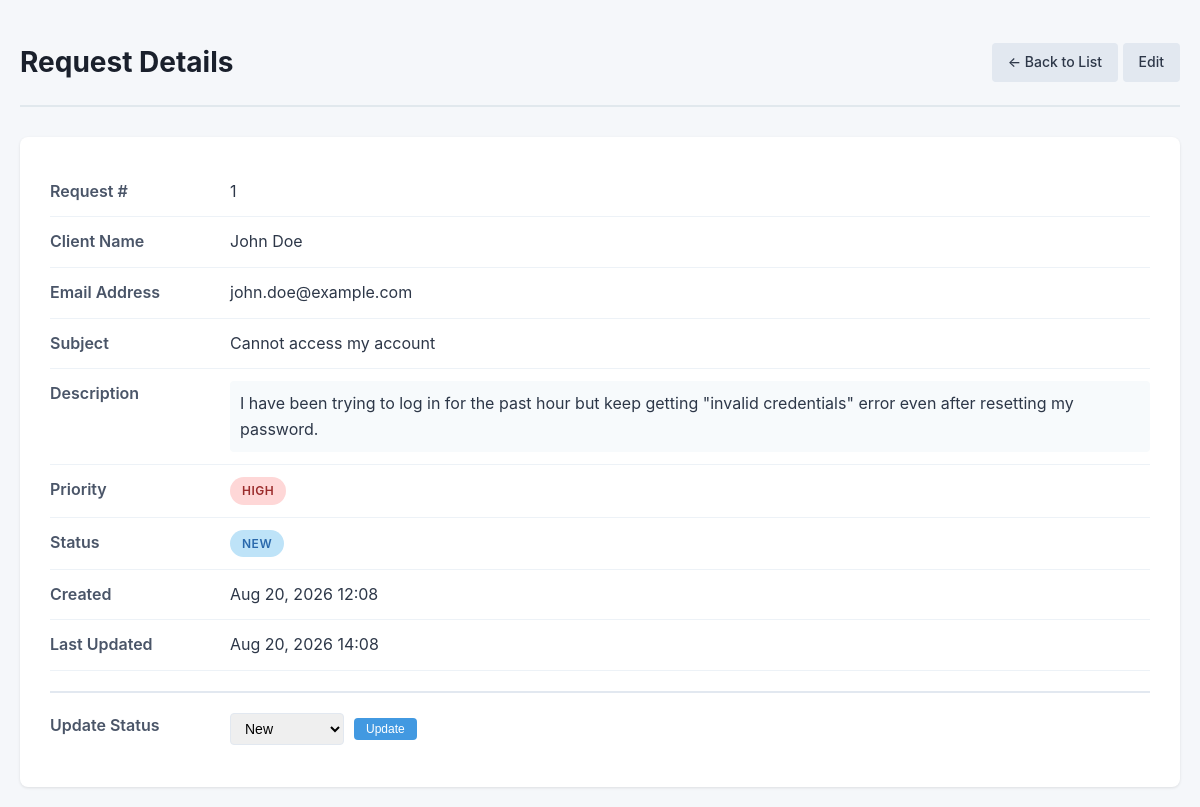
Page /view.php?id=1 on the committed database.
### tables this page shows
CREATE TABLE IF NOT EXISTS requests (
    id INT AUTO_INCREMENT PRIMARY KEY,
    fullname VARCHAR(100) NOT NULL,
    email VARCHAR(255) NOT NULL,
    subject VARCHAR(255) NOT NULL,
    description TEXT NOT NULL,
    priority ENUM('low', 'normal', 'high') NOT NULL DEFAULT 'normal',
    status ENUM('new', 'in_progress', 'closed') NOT NULL DEFAULT 'new',
    created_at TIMESTAMP DEFAULT CURRENT_TIMESTAMP,
    updated_at TIMESTAMP DEFAULT CURRENT_TIMESTAMP ON UPDATE CURRENT_TIMESTAMP,
    INDEX idx_status (status),
    INDEX idx_priority (priority),
    INDEX idx_email (email),
    INDEX idx_name (fullname)
);

### includes/Database.php (called while the page is built, shortened)
<?php
class Database {
    private static $instance = null;
    private $connection;
    private function __construct() {
            $configPath = __DIR__ . '/../config/database.php';
        $config = require_once $configPath;
        try {
            $dsn = sprintf(
                'mysql:host=%s;port=%s;dbname=%s;charset=%s',
                $config['host'],
                $config['port'] ?? '3306',
                $config['database'],
                $config['charset']
            );
            $this->connection = new PDO(
                $dsn,
                $config['username'],
                $config['password'],
                [
                    PDO::ATTR_ERRMODE => PDO::ERRMODE_EXCEPTION,
                    PDO::ATTR_DEFAULT_FETCH_MODE => PDO::FETCH_ASSOC,
                    PDO::ATTR_EMULATE_PREPARES => false,
                    PDO::MYSQL_ATTR_INIT_COMMAND => "SET NAMES utf8"
                ]
            );
        } catch (PDOException $e) {
            die('Database connection failed: ' . $e->getMessage());
        }
    }
    public static function getInstance() {
        if (self::$instance === null) {
            self::$instance = new self();
        }
        return self::$instance;
    }
    public function getConnection() {
        return $this->connection;
    }
}

### config/database.php (called while the page is built)
<?php
$host = getenv('MYSQL_HOST') ?: 'localhost';
$port = getenv('MYSQL_PORT') ?: '3306';
$database = getenv('MYSQL_DATABASE') ?: 'request_system';
$username = getenv('MYSQL_USER') ?: 'root';
$password = getenv('MYSQL_PASSWORD') ?: '';
return [
    'host' => $host,
    'port' => $port,
    'database' => $database,
    'username' => $username,
    'password' => $password,
    'charset' => 'utf8'
];

### includes/Request.php (called while the page is built, shortened)
<?php
require_once __DIR__ . '/Database.php';
class Request {
    private $db;
    public function __construct() {
        $this->db = Database::getInstance()->getConnection();
    }
    public function getById($id) {
        $stmt = $this->db->prepare("SELECT * FROM requests WHERE id = :id");
        $stmt->execute([':id' => $id]);
        return $stmt->fetch();
    }
}

### includes/helpers.php (called while the page is built, shortened)
<?php
function getStatusLabel($status) {
    $labels = [
        'new' => 'New',
        'in_progress' => 'In Progress',
        'closed' => 'Closed'
    ];
    return $labels[$status] ?? $status;
}
function getStatusBadgeClass($status) {
    $classes = [
        'new' => 'badge-new',
        'in_progress' => 'badge-in-progress',
        'closed' => 'badge-closed'
    ];
    return $classes[$status] ?? '';
}
function getPriorityLabel($priority) {
    $labels = [
        'low' => 'Low',
        'normal' => 'Normal',
        'high' => 'High'
    ];
    return $labels[$priority] ?? $priority;
}
function getPriorityBadgeClass($priority) {
    $classes = [
        'low' => 'badge-low',
        'normal' => 'badge-normal',
        'high' => 'badge-high'
    ];
    return $classes[$priority] ?? '';
}
function escape($string) {
    return htmlspecialchars($string, ENT_QUOTES, 'UTF-8');
}
function formatDate($date) {
    return date('M d, Y H:i', strtotime($date));
}

### view.php (the view, shortened to what this page needs)
<?php
require_once 'includes/Database.php';
require_once 'includes/Request.php';
require_once 'includes/helpers.php';
$requestModel = new Request();
$id = isset($_GET['id']) ? (int)$_GET['id'] : 0;
$request = $requestModel->getById($id);
$allStatuses = ['new', 'in_progress', 'closed'];
?>
<!DOCTYPE html>
<html lang="en">
<head>
    <link rel="stylesheet" href="css/style.css">
</head>
<body>
    <div class="container">
        <header>
            <h1>Request Details</h1>
            <div>
                <a href="index.php" class="btn btn-secondary">← Back to List</a>
                <a href="edit.php?id=<?= $request['id'] ?>" class="btn btn-secondary">Edit</a>
            </div>
        </header>
        <div class="request-details">
            <div class="detail-row">
                <div class="detail-label">Request #</div>
                <div class="detail-value"><?= $request['id'] ?></div>
            </div>
            <div class="detail-row">
                <div class="detail-label">Client Name</div>
                <div class="detail-value"><?= escape($request['fullname']) ?></div>
            </div>
            <div class="detail-row">
                <div class="detail-label">Email Address</div>
                <div class="detail-value"><?= escape($request['email']) ?></div>
            </div>
            <div class="detail-row">
                <div class="detail-label">Subject</div>
                <div class="detail-value"><?= escape($request['subject']) ?></div>
            </div>
            <div class="detail-row">
                <div class="detail-label">Description</div>
                <div class="detail-value description-text"><?= nl2br(escape($request['description'])) ?></div>
            </div>
            <div class="detail-row">
                <div class="detail-label">Priority</div>
                <div class="detail-value">
                    <span class="badge <?= getPriorityBadgeClass($request['priority']) ?>">
                        <?= escape(getPriorityLabel($request['priority'])) ?>
                    </span>
                </div>
            </div>
            <div class="detail-row">
                <div class="detail-label">Status</div>
                <div class="detail-value">
                    <span class="badge <?= getStatusBadgeClass($request['status']) ?>">
                        <?= escape(getStatusLabel($request['status'])) ?>
                    </span>
                </div>
            </div>
            <div class="detail-row">
                <div class="detail-label">Created</div>
                <div class="detail-value"><?= formatDate($request['created_at']) ?></div>
            </div>
            <div class="detail-row">
                <div class="detail-label">Last Updated</div>
                <div class="detail-value"><?= formatDate($request['updated_at']) ?></div>
            </div>
            <div class="detail-row status-update">
                <div class="detail-label">Update Status</div>
                <div class="detail-value">
                    <form method="POST" class="inline-form">
                        <select name="status">
                            <?php foreach ($allStatuses as $status): ?>
                                <option value="<?= escape($status) ?>" <?= $request['status'] === $status ? 'selected' : '' ?>>
                                    <?= escape(getStatusLabel($status)) ?>
                                </option>
                            <?php endforeach; ?>
                        </select>
                        <button type="submit" class="btn btn-primary btn-sm">Update</button>
                    </form>
                </div>
            </div>
        </div>
    </div>
</body>
</html>

### css/style.css (style rules this page uses)
* { margin: 0; padding: 0; box-sizing: border-box; }
body { font-family: -apple-system, BlinkMacSystemFont, "Segoe UI", Roboto, "Helvetica Neue", Arial, sans-serif; background: #f5f7fa; color: #333; line-height: 1.6; padding: 20px; }
.container { max-width: 1200px; margin: 0 auto; }
header { display: flex; justify-content: space-between; align-items: center; padding: 20px 0; border-bottom: 2px solid #e1e8ed; margin-bottom: 30px; }
header h1 { font-size: 28px; color: #1a202c; }
.btn { display: inline-block; padding: 8px 16px; border: none; border-radius: 4px; font-size: 14px; font-weight: 500; text-decoration: none; cursor: pointer; transition: background 0.2s; }
.btn-primary { background: #4299e1; color: white; }
.btn-secondary { background: #e2e8f0; color: #2d3748; }
.btn-sm { padding: 4px 12px; font-size: 12px; }
.badge { display: inline-block; padding: 4px 12px; border-radius: 20px; font-size: 12px; font-weight: 600; text-transform: uppercase; letter-spacing: 0.5px; }
.badge-new { background: #bee3f8; color: #2a69ac; }
.badge-high { background: #fed7d7; color: #9b2c2c; }
.request-details { background: white; padding: 30px; border-radius: 8px; box-shadow: 0 1px 3px rgba(0,0,0,0.1); }
.detail-row { display: flex; padding: 12px 0; border-bottom: 1px solid #edf2f7; }
.detail-row:last-child { border-bottom: none; }
.detail-label { width: 180px; font-weight: 600; color: #4a5568; flex-shrink: 0; }
.detail-value { flex: 1; color: #2d3748; word-break: break-word; }
.description-text { white-space: pre-wrap; background: #f7fafc; padding: 10px; border-radius: 4px; }
.status-update { margin-top: 20px; padding-top: 20px; border-top: 2px solid #e2e8f0; }
.inline-form { display: flex; gap: 10px; align-items: center; }
.inline-form select { padding: 6px 10px; border: 1px solid #e2e8f0; border-radius: 4px; font-size: 14px; }

### rows in the picture
requests: id "1", fullname "John Doe", email "john.doe@example.com", subject "Cannot access my account", description "I have been trying to log in for the past hour but keep getting \"invalid credentials\" error even after resetting my password.", priority "HIGH", status "NEW", created_at "Aug 20, 2026 12:08", updated_at "Aug 20, 2026 14:08"

### other values in the picture
form field status "New"
